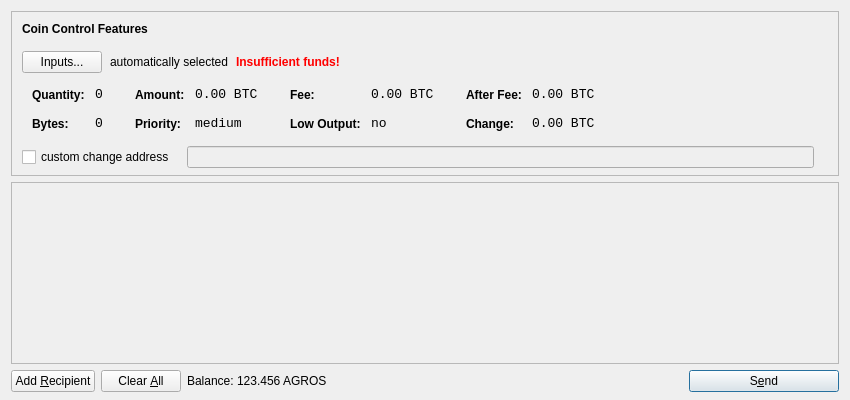
<?xml version="1.0" encoding="UTF-8"?>
<ui version="4.0">
 <class>SendCoinsDialog</class>
 <widget class="QDialog" name="SendCoinsDialog">
  <property name="geometry">
   <rect>
    <x>0</x>
    <y>0</y>
    <width>850</width>
    <height>400</height>
   </rect>
  </property>
  <property name="windowTitle">
   <string>Send Coins</string>
  </property>
  <layout class="QVBoxLayout" name="verticalLayout" stretch="0,1,0">
   <property name="bottomMargin">
    <number>8</number>
   </property>
   <item>
    <widget class="QFrame" name="frameCoinControl">
     <property name="sizePolicy">
      <sizepolicy hsizetype="Expanding" vsizetype="Expanding">
       <horstretch>0</horstretch>
       <verstretch>0</verstretch>
      </sizepolicy>
     </property>
     <property name="maximumSize">
      <size>
       <width>16777215</width>
       <height>16777215</height>
      </size>
     </property>
     <property name="frameShape">
      <enum>QFrame::StyledPanel</enum>
     </property>
     <property name="frameShadow">
      <enum>QFrame::Sunken</enum>
     </property>
     <layout class="QVBoxLayout" name="verticalLayoutCoinControl2">
      <property name="spacing">
       <number>-1</number>
      </property>
      <property name="leftMargin">
       <number>0</number>
      </property>
      <property name="topMargin">
       <number>0</number>
      </property>
      <property name="rightMargin">
       <number>0</number>
      </property>
      <property name="bottomMargin">
       <number>6</number>
      </property>
      <item>
       <layout class="QVBoxLayout" name="verticalLayoutCoinControl" stretch="0,0,0,0,1">
        <property name="spacing">
         <number>0</number>
        </property>
        <property name="leftMargin">
         <number>10</number>
        </property>
        <property name="topMargin">
         <number>10</number>
        </property>
        <item>
         <layout class="QHBoxLayout" name="horizontalLayoutCoinControl1">
          <property name="bottomMargin">
           <number>15</number>
          </property>
          <item>
           <widget class="QLabel" name="labelCoinControlFeatures">
            <property name="sizePolicy">
             <sizepolicy hsizetype="Preferred" vsizetype="Maximum">
              <horstretch>0</horstretch>
              <verstretch>0</verstretch>
             </sizepolicy>
            </property>
            <property name="font">
             <font>
              <weight>75</weight>
              <bold>true</bold>
             </font>
            </property>
            <property name="styleSheet">
             <string notr="true">font-weight:bold;</string>
            </property>
            <property name="text">
             <string>Coin Control Features</string>
            </property>
           </widget>
          </item>
         </layout>
        </item>
        <item>
         <layout class="QHBoxLayout" name="horizontalLayoutCoinControl2" stretch="0,0,0,0">
          <property name="spacing">
           <number>8</number>
          </property>
          <property name="bottomMargin">
           <number>10</number>
          </property>
          <item>
           <widget class="QPushButton" name="pushButtonCoinControl">
            <property name="styleSheet">
             <string notr="true"/>
            </property>
            <property name="text">
             <string>Inputs...</string>
            </property>
           </widget>
          </item>
          <item>
           <widget class="QLabel" name="labelCoinControlAutomaticallySelected">
            <property name="text">
             <string>automatically selected</string>
            </property>
            <property name="margin">
             <number>5</number>
            </property>
           </widget>
          </item>
          <item>
           <widget class="QLabel" name="labelCoinControlInsuffFunds">
            <property name="font">
             <font>
              <weight>75</weight>
              <bold>true</bold>
             </font>
            </property>
            <property name="styleSheet">
             <string notr="true">color:red;font-weight:bold;</string>
            </property>
            <property name="text">
             <string>Insufficient funds!</string>
            </property>
            <property name="margin">
             <number>5</number>
            </property>
           </widget>
          </item>
          <item>
           <spacer name="horizontalSpacerCoinControl">
            <property name="orientation">
             <enum>Qt::Horizontal</enum>
            </property>
            <property name="sizeHint" stdset="0">
             <size>
              <width>40</width>
              <height>1</height>
             </size>
            </property>
           </spacer>
          </item>
         </layout>
        </item>
        <item>
         <widget class="QWidget" name="widgetCoinControl" native="true">
          <property name="sizePolicy">
           <sizepolicy hsizetype="Preferred" vsizetype="Preferred">
            <horstretch>0</horstretch>
            <verstretch>0</verstretch>
           </sizepolicy>
          </property>
          <property name="minimumSize">
           <size>
            <width>0</width>
            <height>0</height>
           </size>
          </property>
          <property name="styleSheet">
           <string notr="true"/>
          </property>
          <layout class="QHBoxLayout" name="horizontalLayoutCoinControl5">
           <property name="margin">
            <number>0</number>
           </property>
           <item>
            <layout class="QHBoxLayout" name="horizontalLayoutCoinControl3" stretch="0,0,0,1">
             <property name="spacing">
              <number>20</number>
             </property>
             <property name="topMargin">
              <number>0</number>
             </property>
             <property name="bottomMargin">
              <number>10</number>
             </property>
             <item>
              <layout class="QFormLayout" name="formLayoutCoinControl1">
               <property name="horizontalSpacing">
                <number>10</number>
               </property>
               <property name="verticalSpacing">
                <number>14</number>
               </property>
               <property name="leftMargin">
                <number>10</number>
               </property>
               <property name="topMargin">
                <number>4</number>
               </property>
               <property name="rightMargin">
                <number>6</number>
               </property>
               <item row="0" column="0">
                <widget class="QLabel" name="labelCoinControlQuantityText">
                 <property name="styleSheet">
                  <string notr="true">font-weight:bold;</string>
                 </property>
                 <property name="text">
                  <string>Quantity:</string>
                 </property>
                 <property name="margin">
                  <number>0</number>
                 </property>
                </widget>
               </item>
               <item row="0" column="1">
                <widget class="QLabel" name="labelCoinControlQuantity">
                 <property name="font">
                  <font>
                   <family>Monospace</family>
                   <pointsize>10</pointsize>
                  </font>
                 </property>
                 <property name="cursor">
                  <cursorShape>IBeamCursor</cursorShape>
                 </property>
                 <property name="contextMenuPolicy">
                  <enum>Qt::ActionsContextMenu</enum>
                 </property>
                 <property name="text">
                  <string notr="true">0</string>
                 </property>
                 <property name="margin">
                  <number>0</number>
                 </property>
                 <property name="textInteractionFlags">
                  <set>Qt::LinksAccessibleByMouse|Qt::TextSelectableByKeyboard|Qt::TextSelectableByMouse</set>
                 </property>
                </widget>
               </item>
               <item row="1" column="0">
                <widget class="QLabel" name="labelCoinControlBytesText">
                 <property name="styleSheet">
                  <string notr="true">font-weight:bold;</string>
                 </property>
                 <property name="text">
                  <string>Bytes:</string>
                 </property>
                </widget>
               </item>
               <item row="1" column="1">
                <widget class="QLabel" name="labelCoinControlBytes">
                 <property name="font">
                  <font>
                   <family>Monospace</family>
                   <pointsize>10</pointsize>
                  </font>
                 </property>
                 <property name="cursor">
                  <cursorShape>IBeamCursor</cursorShape>
                 </property>
                 <property name="contextMenuPolicy">
                  <enum>Qt::ActionsContextMenu</enum>
                 </property>
                 <property name="text">
                  <string notr="true">0</string>
                 </property>
                 <property name="textInteractionFlags">
                  <set>Qt::LinksAccessibleByMouse|Qt::TextSelectableByKeyboard|Qt::TextSelectableByMouse</set>
                 </property>
                </widget>
               </item>
              </layout>
             </item>
             <item>
              <layout class="QFormLayout" name="formLayoutCoinControl2">
               <property name="horizontalSpacing">
                <number>10</number>
               </property>
               <property name="verticalSpacing">
                <number>14</number>
               </property>
               <property name="leftMargin">
                <number>6</number>
               </property>
               <property name="topMargin">
                <number>4</number>
               </property>
               <property name="rightMargin">
                <number>6</number>
               </property>
               <item row="0" column="0">
                <widget class="QLabel" name="labelCoinControlAmountText">
                 <property name="styleSheet">
                  <string notr="true">font-weight:bold;</string>
                 </property>
                 <property name="text">
                  <string>Amount:</string>
                 </property>
                 <property name="margin">
                  <number>0</number>
                 </property>
                </widget>
               </item>
               <item row="0" column="1">
                <widget class="QLabel" name="labelCoinControlAmount">
                 <property name="font">
                  <font>
                   <family>Monospace</family>
                   <pointsize>10</pointsize>
                  </font>
                 </property>
                 <property name="cursor">
                  <cursorShape>IBeamCursor</cursorShape>
                 </property>
                 <property name="contextMenuPolicy">
                  <enum>Qt::ActionsContextMenu</enum>
                 </property>
                 <property name="text">
                  <string notr="true">0.00 BTC</string>
                 </property>
                 <property name="textInteractionFlags">
                  <set>Qt::LinksAccessibleByMouse|Qt::TextSelectableByKeyboard|Qt::TextSelectableByMouse</set>
                 </property>
                </widget>
               </item>
               <item row="1" column="0">
                <widget class="QLabel" name="labelCoinControlPriorityText">
                 <property name="styleSheet">
                  <string notr="true">font-weight:bold;</string>
                 </property>
                 <property name="text">
                  <string>Priority:</string>
                 </property>
                </widget>
               </item>
               <item row="1" column="1">
                <widget class="QLabel" name="labelCoinControlPriority">
                 <property name="font">
                  <font>
                   <family>Monospace</family>
                   <pointsize>10</pointsize>
                  </font>
                 </property>
                 <property name="cursor">
                  <cursorShape>IBeamCursor</cursorShape>
                 </property>
                 <property name="contextMenuPolicy">
                  <enum>Qt::ActionsContextMenu</enum>
                 </property>
                 <property name="text">
                  <string>medium</string>
                 </property>
                 <property name="textInteractionFlags">
                  <set>Qt::LinksAccessibleByMouse|Qt::TextSelectableByKeyboard|Qt::TextSelectableByMouse</set>
                 </property>
                </widget>
               </item>
              </layout>
             </item>
             <item>
              <layout class="QFormLayout" name="formLayoutCoinControl3">
               <property name="horizontalSpacing">
                <number>10</number>
               </property>
               <property name="verticalSpacing">
                <number>14</number>
               </property>
               <property name="leftMargin">
                <number>6</number>
               </property>
               <property name="topMargin">
                <number>4</number>
               </property>
               <property name="rightMargin">
                <number>6</number>
               </property>
               <item row="0" column="0">
                <widget class="QLabel" name="labelCoinControlFeeText">
                 <property name="styleSheet">
                  <string notr="true">font-weight:bold;</string>
                 </property>
                 <property name="text">
                  <string>Fee:</string>
                 </property>
                 <property name="margin">
                  <number>0</number>
                 </property>
                </widget>
               </item>
               <item row="0" column="1">
                <widget class="QLabel" name="labelCoinControlFee">
                 <property name="font">
                  <font>
                   <family>Monospace</family>
                   <pointsize>10</pointsize>
                  </font>
                 </property>
                 <property name="cursor">
                  <cursorShape>IBeamCursor</cursorShape>
                 </property>
                 <property name="contextMenuPolicy">
                  <enum>Qt::ActionsContextMenu</enum>
                 </property>
                 <property name="text">
                  <string notr="true">0.00 BTC</string>
                 </property>
                 <property name="textInteractionFlags">
                  <set>Qt::LinksAccessibleByMouse|Qt::TextSelectableByKeyboard|Qt::TextSelectableByMouse</set>
                 </property>
                </widget>
               </item>
               <item row="1" column="0">
                <widget class="QLabel" name="labelCoinControlLowOutputText">
                 <property name="styleSheet">
                  <string notr="true">font-weight:bold;</string>
                 </property>
                 <property name="text">
                  <string>Low Output:</string>
                 </property>
                </widget>
               </item>
               <item row="1" column="1">
                <widget class="QLabel" name="labelCoinControlLowOutput">
                 <property name="font">
                  <font>
                   <family>Monospace</family>
                   <pointsize>10</pointsize>
                  </font>
                 </property>
                 <property name="cursor">
                  <cursorShape>IBeamCursor</cursorShape>
                 </property>
                 <property name="contextMenuPolicy">
                  <enum>Qt::ActionsContextMenu</enum>
                 </property>
                 <property name="text">
                  <string>no</string>
                 </property>
                 <property name="textInteractionFlags">
                  <set>Qt::LinksAccessibleByMouse|Qt::TextSelectableByKeyboard|Qt::TextSelectableByMouse</set>
                 </property>
                </widget>
               </item>
              </layout>
             </item>
             <item>
              <layout class="QFormLayout" name="formLayoutCoinControl4">
               <property name="horizontalSpacing">
                <number>10</number>
               </property>
               <property name="verticalSpacing">
                <number>14</number>
               </property>
               <property name="leftMargin">
                <number>6</number>
               </property>
               <property name="topMargin">
                <number>4</number>
               </property>
               <property name="rightMargin">
                <number>6</number>
               </property>
               <item row="0" column="0">
                <widget class="QLabel" name="labelCoinControlAfterFeeText">
                 <property name="styleSheet">
                  <string notr="true">font-weight:bold;</string>
                 </property>
                 <property name="text">
                  <string>After Fee:</string>
                 </property>
                 <property name="margin">
                  <number>0</number>
                 </property>
                </widget>
               </item>
               <item row="0" column="1">
                <widget class="QLabel" name="labelCoinControlAfterFee">
                 <property name="font">
                  <font>
                   <family>Monospace</family>
                   <pointsize>10</pointsize>
                  </font>
                 </property>
                 <property name="cursor">
                  <cursorShape>IBeamCursor</cursorShape>
                 </property>
                 <property name="contextMenuPolicy">
                  <enum>Qt::ActionsContextMenu</enum>
                 </property>
                 <property name="text">
                  <string notr="true">0.00 BTC</string>
                 </property>
                 <property name="textInteractionFlags">
                  <set>Qt::LinksAccessibleByMouse|Qt::TextSelectableByKeyboard|Qt::TextSelectableByMouse</set>
                 </property>
                </widget>
               </item>
               <item row="1" column="0">
                <widget class="QLabel" name="labelCoinControlChangeText">
                 <property name="styleSheet">
                  <string notr="true">font-weight:bold;</string>
                 </property>
                 <property name="text">
                  <string>Change:</string>
                 </property>
                </widget>
               </item>
               <item row="1" column="1">
                <widget class="QLabel" name="labelCoinControlChange">
                 <property name="font">
                  <font>
                   <family>Monospace</family>
                   <pointsize>10</pointsize>
                  </font>
                 </property>
                 <property name="cursor">
                  <cursorShape>IBeamCursor</cursorShape>
                 </property>
                 <property name="contextMenuPolicy">
                  <enum>Qt::ActionsContextMenu</enum>
                 </property>
                 <property name="text">
                  <string notr="true">0.00 BTC</string>
                 </property>
                 <property name="textInteractionFlags">
                  <set>Qt::LinksAccessibleByMouse|Qt::TextSelectableByKeyboard|Qt::TextSelectableByMouse</set>
                 </property>
                </widget>
               </item>
              </layout>
             </item>
            </layout>
           </item>
          </layout>
         </widget>
        </item>
        <item>
         <layout class="QHBoxLayout" name="horizontalLayoutCoinControl4" stretch="0,0,0">
          <property name="spacing">
           <number>12</number>
          </property>
          <property name="sizeConstraint">
           <enum>QLayout::SetDefaultConstraint</enum>
          </property>
          <property name="topMargin">
           <number>5</number>
          </property>
          <property name="rightMargin">
           <number>5</number>
          </property>
          <item>
           <widget class="QCheckBox" name="checkBoxCoinControlChange">
            <property name="text">
             <string>custom change address</string>
            </property>
           </widget>
          </item>
          <item>
           <widget class="QLineEdit" name="lineEditCoinControlChange">
            <property name="enabled">
             <bool>false</bool>
            </property>
            <property name="sizePolicy">
             <sizepolicy hsizetype="Expanding" vsizetype="Fixed">
              <horstretch>0</horstretch>
              <verstretch>0</verstretch>
             </sizepolicy>
            </property>
           </widget>
          </item>
          <item>
           <widget class="QLabel" name="labelCoinControlChangeLabel">
            <property name="sizePolicy">
             <sizepolicy hsizetype="Preferred" vsizetype="Expanding">
              <horstretch>0</horstretch>
              <verstretch>0</verstretch>
             </sizepolicy>
            </property>
            <property name="minimumSize">
             <size>
              <width>0</width>
              <height>0</height>
             </size>
            </property>
            <property name="text">
             <string/>
            </property>
            <property name="margin">
             <number>3</number>
            </property>
           </widget>
          </item>
         </layout>
        </item>
        <item>
         <spacer name="verticalSpacerCoinControl">
          <property name="orientation">
           <enum>Qt::Vertical</enum>
          </property>
          <property name="sizeHint" stdset="0">
           <size>
            <width>800</width>
            <height>1</height>
           </size>
          </property>
         </spacer>
        </item>
       </layout>
      </item>
     </layout>
    </widget>
   </item>
   <item>
    <widget class="QScrollArea" name="scrollArea">
     <property name="widgetResizable">
      <bool>true</bool>
     </property>
     <widget class="QWidget" name="scrollAreaWidgetContents">
      <property name="geometry">
       <rect>
        <x>0</x>
        <y>0</y>
        <width>830</width>
        <height>165</height>
       </rect>
      </property>
      <layout class="QVBoxLayout" name="verticalLayout_2">
       <property name="margin">
        <number>0</number>
       </property>
       <item>
        <layout class="QVBoxLayout" name="entries">
         <property name="spacing">
          <number>6</number>
         </property>
        </layout>
       </item>
       <item>
        <spacer name="verticalSpacer">
         <property name="orientation">
          <enum>Qt::Vertical</enum>
         </property>
         <property name="sizeHint" stdset="0">
          <size>
           <width>20</width>
           <height>40</height>
          </size>
         </property>
        </spacer>
       </item>
      </layout>
     </widget>
    </widget>
   </item>
   <item>
    <layout class="QHBoxLayout" name="horizontalLayout">
     <item>
      <widget class="QPushButton" name="addButton">
       <property name="toolTip">
        <string>Send to multiple recipients at once</string>
       </property>
       <property name="text">
        <string>Add &amp;Recipient</string>
       </property>
       <property name="icon">
        <iconset resource="../bitcoin.qrc">
         <normaloff>:/icons/add</normaloff>:/icons/add</iconset>
       </property>
       <property name="autoDefault">
        <bool>false</bool>
       </property>
      </widget>
     </item>
     <item>
      <widget class="QPushButton" name="clearButton">
       <property name="sizePolicy">
        <sizepolicy hsizetype="Minimum" vsizetype="Fixed">
         <horstretch>0</horstretch>
         <verstretch>0</verstretch>
        </sizepolicy>
       </property>
       <property name="toolTip">
        <string>Remove all transaction fields</string>
       </property>
       <property name="text">
        <string>Clear &amp;All</string>
       </property>
       <property name="icon">
        <iconset resource="../bitcoin.qrc">
         <normaloff>:/icons/remove</normaloff>:/icons/remove</iconset>
       </property>
       <property name="autoRepeatDelay">
        <number>300</number>
       </property>
       <property name="autoDefault">
        <bool>false</bool>
       </property>
      </widget>
     </item>
     <item>
      <layout class="QHBoxLayout" name="horizontalLayout_2">
       <property name="spacing">
        <number>3</number>
       </property>
       <item>
        <widget class="QLabel" name="label">
         <property name="text">
          <string>Balance:</string>
         </property>
        </widget>
       </item>
       <item>
        <widget class="QLabel" name="labelBalance">
         <property name="cursor">
          <cursorShape>IBeamCursor</cursorShape>
         </property>
         <property name="text">
          <string>123.456 AGROS</string>
         </property>
         <property name="textInteractionFlags">
          <set>Qt::LinksAccessibleByMouse|Qt::TextSelectableByKeyboard|Qt::TextSelectableByMouse</set>
         </property>
        </widget>
       </item>
      </layout>
     </item>
     <item>
      <spacer name="horizontalSpacer">
       <property name="orientation">
        <enum>Qt::Horizontal</enum>
       </property>
       <property name="sizeHint" stdset="0">
        <size>
         <width>40</width>
         <height>20</height>
        </size>
       </property>
      </spacer>
     </item>
     <item>
      <widget class="QPushButton" name="sendButton">
       <property name="minimumSize">
        <size>
         <width>150</width>
         <height>0</height>
        </size>
       </property>
       <property name="toolTip">
        <string>Confirm the send action</string>
       </property>
       <property name="text">
        <string>S&amp;end</string>
       </property>
       <property name="icon">
        <iconset resource="../bitcoin.qrc">
         <normaloff>:/icons/send</normaloff>:/icons/send</iconset>
       </property>
       <property name="default">
        <bool>true</bool>
       </property>
      </widget>
     </item>
    </layout>
   </item>
  </layout>
 </widget>
 <resources>
  <include location="../bitcoin.qrc"/>
 </resources>
 <connections/>
</ui>
